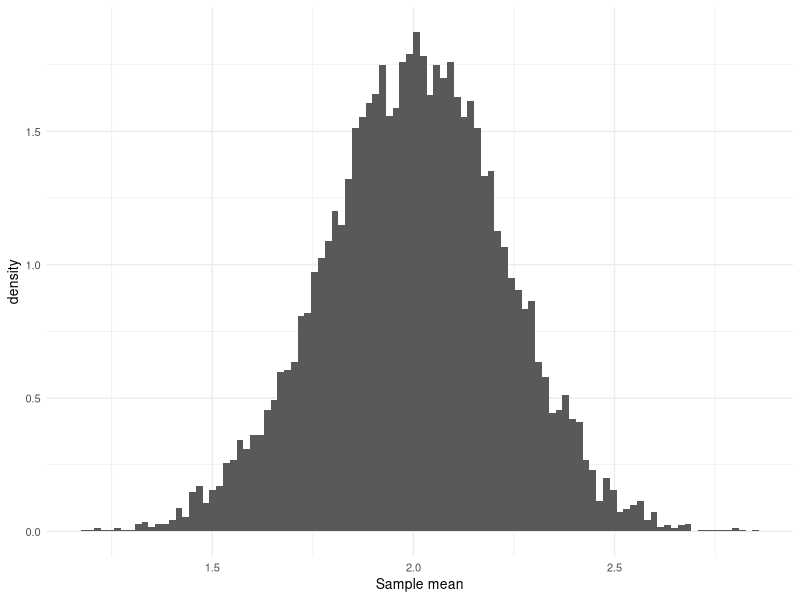
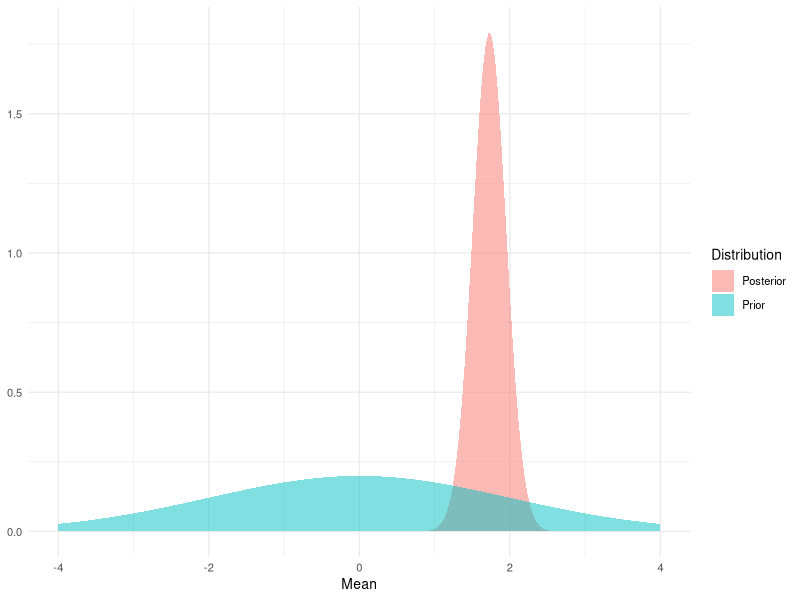

The R script that drew these images, in order:
## ---- chunk 1

sigma = 1
n = 20
mu = 2

estimator_data <- tibble::tibble(
    `Sample mean` = rowMeans(matrix(rnorm(n = 10000 * n, mean = mu, sd = sqrt(sigma)), ncol = n))
)
ggplot2::ggplot(estimator_data, ggplot2::aes(x = `Sample mean`)) +
    ggplot2::geom_histogram(ggplot2::aes(y = ggplot2::after_stat(density)), bins = 100) +
    ggplot2::theme_minimal(base_size = 10)
## ---- chunk 2
lambda = 2

data <- rnorm(n = n, mean = mu, sd = sigma)
posterior_variance = sigma^2 * lambda^2 / (n*lambda^2 + sigma^2)
posterior_mean = n*lambda^2*mean(data)/(n*lambda^2 + sigma^2)
prior = function(mu) dnorm(mu,0,lambda, log = FALSE)
posterior = function(mu) dnorm(mu,posterior_mean, sqrt(posterior_variance), log = FALSE)

plot_data = tibble::tibble(
  Mean = seq(-4,4,length.out = 201),
  Prior = prior(Mean), 
  Posterior = posterior(Mean)) |>
  tidyr::pivot_longer(
    cols = -Mean,
    names_to = "Distribution",
    values_to = "Density"
  )

ggplot2::ggplot(plot_data,ggplot2::aes(x = Mean, fill = Distribution)) +
    ggplot2::geom_ribbon(ggplot2::aes(ymin = 0*Mean, ymax = Density), alpha = 0.5) +
    ggplot2::theme_minimal(base_size = 10)
